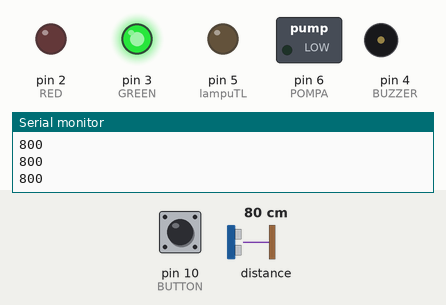
This sketch was run on a simulated Arduino Uno, built with avr-gcc and run on an emulated ATmega328P. Parts: switched loads named in the sketch (green lamp = pin HIGH), output pins drawn as LEDs (lit = HIGH), buzzer (waves = sounding, pin HIGH), the last lines printed to the serial monitor. The test bench sets the inputs (shaded band); at power-on: distance to the obstacle 80 cm, pin 10 (BUTTON) HIGH.

Above: at 1.2 s.
1.3 s: distance to the obstacle set to 41 cm
2.8 s: distance to the obstacle set to 35 cm
At 3.3 s:
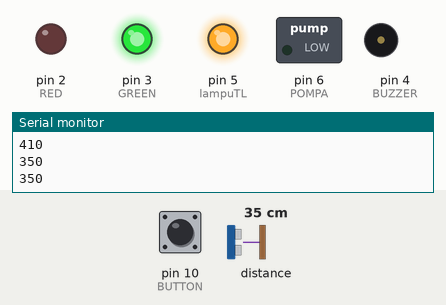
At 5.6 s:
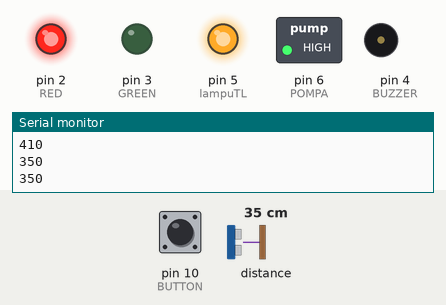
5.8 s: distance to the obstacle set to 2 cm
8.8 s: pin 10 (BUTTON) pulled LOW for 3.2 s
At 10.1 s:
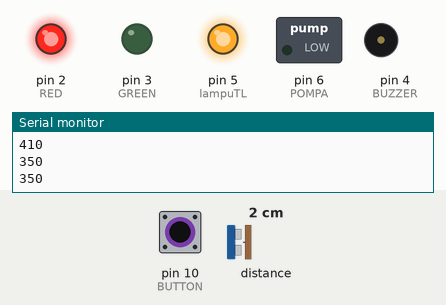
Timing chart, 0 to 14.1 s (numbered marks = the images above; inputs shaded):
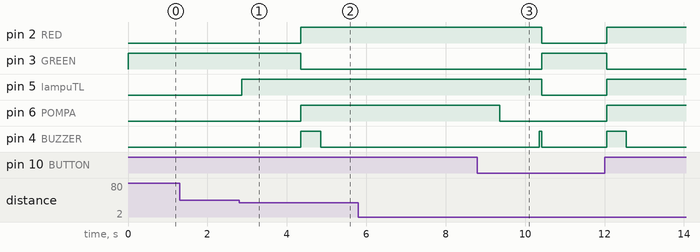

Measured:
- the behaviour switches between 38 and 37 cm on distance to the obstacle (found by bisection; images 0 and 1)
- after the input at 2.8 s, pin 2 (RED), pin 6 (POMPA): LOW → HIGH after 1.6 s; pin 3 (GREEN): HIGH → LOW after 1.6 s; pin 5 (lampuTL): LOW → HIGH after 0.06 s; pin 4 (BUZZER): LOW → HIGH after 1.6 s, → LOW 0.50 s later
- after the input at 5.8 s, every drawn part: stays the same

The sketch:

new_chamber.ino
```cpp
#include <Wire.h>
#include <VL53L0X.h>

#define lampuTL 5
#define RED 2
#define GREEN 3
#define BUZZER 4
#define POMPA 6
#define BUTTON 10

uint64_t prevMillis;
uint64_t oneMin;
uint64_t btnMillis;
bool lastState = HIGH;
bool button;
int range_thres;
byte count;
VL53L0X sensor;

uint32_t jarak;

void Sanitize(bool s = false) {
  prevMillis = millis();
  while (jarak < 380 && jarak > 290 || s == true) {
    jarak = sensor.readRangeSingleMillimeters();
    (jarak < 380 && jarak > 290 || s == true) ? digitalWrite(lampuTL, HIGH) : digitalWrite(lampuTL, LOW);
    if (millis() - prevMillis >= 1500 || s == true) {
      digitalWrite(GREEN, LOW);
      digitalWrite(RED, HIGH);
      if (millis() - oneMin >= 60000) {
        digitalWrite(POMPA, HIGH);
        digitalWrite(BUZZER, HIGH);
        delay(400);
        digitalWrite(BUZZER, LOW);
        delay(400);
        digitalWrite(BUZZER, HIGH);
        delay(400);
        digitalWrite(BUZZER, LOW);
        delay(400);
        digitalWrite(BUZZER, HIGH);
        delay(400);
        digitalWrite(BUZZER, LOW);
        delay(6000);
      }
      else {
        digitalWrite(POMPA, HIGH);
        digitalWrite(BUZZER, HIGH);
        delay(500);
        digitalWrite(BUZZER, LOW);
        delay(4500);
      }
      digitalWrite(POMPA, LOW);
      delay(1000);
      digitalWrite(BUZZER, HIGH);
      jarak = sensor.readRangeSingleMillimeters();
      oneMin = millis();
      prevMillis = millis();
      jarak = sensor.readRangeSingleMillimeters();
      if (!s) {
        while (jarak < 380 && jarak > 290) {
          Serial.println(jarak);
          jarak = sensor.readRangeSingleMillimeters();
        }
      }
      digitalWrite(GREEN, LOW);
      digitalWrite(GREEN, HIGH);
      digitalWrite(RED, LOW);
      digitalWrite(BUZZER, LOW);
      digitalWrite(lampuTL, LOW);
      s = false;
    }
  }
}

void (* resetFunc)(void) = 0;

void setup() {
  // put your setup code here, to run once:
  Serial.begin(9600);
  Wire.begin();
  sensor.setTimeout(500);
  sensor.setSignalRateLimit(0.5);
  sensor.setMeasurementTimingBudget(20000);
  if (!sensor.init()) {
    //Serial.println("ERROR SENSOR");
    digitalWrite(lampuTL,HIGH);
  }
  pinMode(RED, OUTPUT);
  pinMode(GREEN, OUTPUT);
  pinMode(BUZZER, OUTPUT);
  digitalWrite(BUZZER, LOW);
  pinMode(lampuTL, OUTPUT);
  pinMode(POMPA, OUTPUT);
  digitalWrite(GREEN, HIGH);
  pinMode(BUTTON, INPUT_PULLUP);
}

void loop() {
  // put your main code here, to run repeatedly:
  jarak = sensor.readRangeSingleMillimeters();
  Serial.println(jarak);
  if (jarak < 380 && jarak > 320) {
    Serial.println(jarak);
    Sanitize();
  }
  else if (jarak == 65535) {
    resetFunc();
  }
  button = digitalRead(BUTTON);
  if (lastState == HIGH && button == LOW) {
    btnMillis = millis();
  }
  else if (lastState == LOW && button == HIGH) {
    if (millis() - btnMillis > 100) {
      Sanitize(true);
    }
  }
  lastState = button;
}
```
